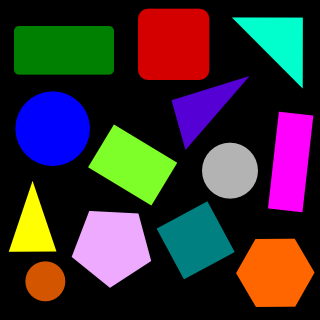
#> input picture shapes.png, 320 x 320 px
$ python shape_detection.py
#> lines starting #> are read from the running program, lines starting #| are printed output that depends on the picture; after the words box and inside, x2 and y2 are one past the last pixel; in counts of white or black regions, pixels touching at a corner belong together
import numpy as np
import cv2

img = cv2.imread("shapes.png")
#> img is the input picture: shape (320, 320, 3); mean B, G, R 49, 46.1, 55.8
img_gray = cv2.cvtColor(img, cv2.COLOR_BGR2GRAY)
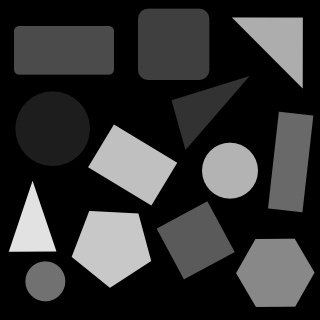
#> img_gray: shape (320, 320); min 0, max 226, mean 49.3
_, thresh = cv2.threshold(img_gray, 10, 255, cv2.THRESH_BINARY)
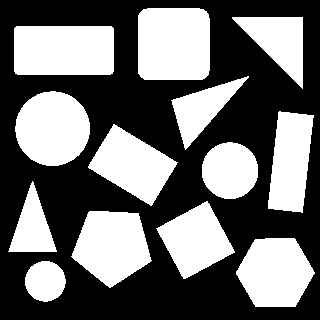
#> thresh: shape (320, 320); 42.8% white; 13 white regions
contours, _ = cv2.findContours(thresh, cv2.RETR_TREE, cv2.CHAIN_APPROX_SIMPLE)
#> contours = 13 contours; largest, box (x1, y1, x2, y2) and area: (138, 8, 210, 80) 4950, (14, 26, 114, 75) 4740, (15, 91, 90, 166) 4278, (71, 211, 152, 288) 4166, (236, 238, 315, 307) 3992

for contour in contours:
    print(contour)
    approx = cv2.approxPolyDP(contour, 0.01*cv2.arcLength(contour, True), True)
    cv2.drawContours(img, [approx], 0, (255, 0, 0), 3)
    x = approx.flatten()[0]
    y = approx.flatten()[1]

    size = 0.5
    color = (255, 255, 255)
    if len(approx) == 3:
        cv2.putText(img, "Triangle", (x, y), cv2.FONT_HERSHEY_SIMPLEX, size, color, 3)
    elif len(approx) == 4:
        x, y, w, h = cv2.boundingRect(approx)
        if 0.95<w/h<1.05:
            rec = "square"
        else:
            rec = "rectangle"
        cv2.putText(img, rec, (x, y), cv2.FONT_HERSHEY_SIMPLEX, size, color, 3)
    elif len(approx) == 5:
        cv2.putText(img, "Pentagon", (x, y), cv2.FONT_HERSHEY_SIMPLEX, size, color, 3)
    elif len(approx) == 6:
        cv2.putText(img, "Hexagon", (x, y), cv2.FONT_HERSHEY_SIMPLEX, size, color, 3)
    elif len(approx) == 8:
        cv2.putText(img, "Octagon", (x, y), cv2.FONT_HERSHEY_SIMPLEX, size, color, 3)
    else:
        cv2.putText(img, "Circle", (x, y), cv2.FONT_HERSHEY_SIMPLEX, size, color, 3)
#> this loop made 13 passes
#> (approx, w, h, rec) on passes 4, 7, 8: ([[207, 201], [156, 228], [183, 278], [234, 252]], 79, 78, 'square'), ([[113, 124], [88, 167], [151, 205], [177, 162]], 90, 82, 'rectangle'), ([[279, 111], [268, 208], [302, 212], [313, 115]], 46, 102, 'rectangle')
#> (printed output is left out)
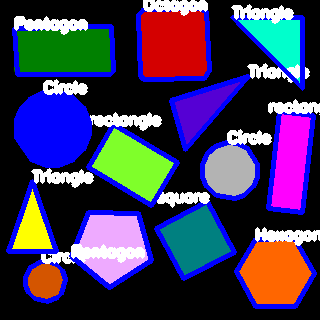
#> img: shape (320, 320, 3); mean B, G, R 90.5, 55.9, 63.9


cv2.imshow("shapes", img)
cv2.imshow("thresh", thresh)
cv2.waitKey()
cv2.destroyAllWindows()
